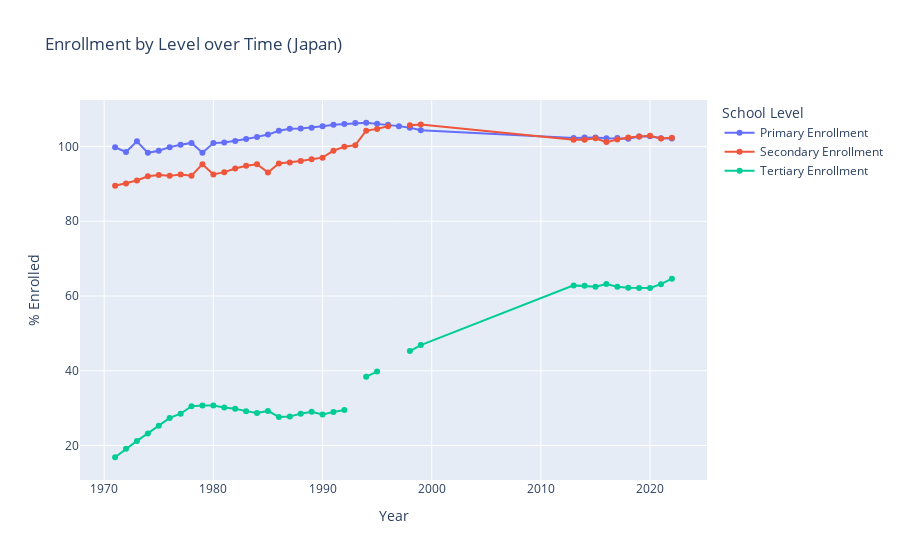

Write notebook code for a chart like this one.
### Markdown cell above
Japan Plotly Plot

### Code cell
df_long = df_japan.melt(
    id_vars=['Year'],
    value_vars=['Primary Enrollment', 'Secondary Enrollment', 'Tertiary Enrollment'],
    var_name='Level',
    value_name='Enrollment'
)

fig = px.line(
    df_long,
    x='Year',
    y='Enrollment',
    color='Level',
    markers=True,
    title='Enrollment by Level over Time (Japan)',
    labels={'Enrollment':'% Enrolled','Level':'School Level'}
)

fig.update_layout(hovermode='x unified')
fig.show()

### Figure 1 — Plotly figure (JSON) as saved in the notebook; plotly's stock layout.template omitted (floating-point values rounded to 4 significant figures)
{"data": [{"hovertemplate": "School Level=Primary Enrollment<br>Year=%{x}<br>% Enrolled=%{y}<extra></extra>", "legendgroup": "Primary Enrollment", "line": {"color": "#636efa", "dash": "solid"}, "marker": {"symbol": "circle"}, "mode": "lines+markers", "name": "Primary Enrollment", "orientation": "v", "showlegend": true, "type": "scatter", "x": [1971, 1972, 1973, 1974, 1975, 1976, 1977, 1978, 1979, 1980, 1981, 1982, 1983, 1984, 1985, 1986, 1987, 1988, 1989, 1990, 1991, 1992, 1993, 1994, 1995, 1996, 1997, 1998, 1999, 2013, 2014, 2015, 2016, 2017, 2018, 2019, 2020, 2021, 2022], "xaxis": "x", "y": [99.77, 98.52, 101.4, 98.3, 98.87, 99.83, 100.5, 101.0, 98.35, 100.9, 101.1, 101.5, 102.0, 102.6, 103.2, 104.2, 104.7, 104.8, 105.0, 105.4, 105.8, 106.0, 106.3, 106.3, 106.1, 105.8, 105.4, 105.0, 104.3, 102.3, 102.4, 102.4, 102.2, 102.3, 102.1, 102.7, 102.7, 102.2, 102.2], "yaxis": "y"}, {"hovertemplate": "School Level=Secondary Enrollment<br>Year=%{x}<br>% Enrolled=%{y}<extra></extra>", "legendgroup": "Secondary Enrollment", "line": {"color": "#EF553B", "dash": "solid"}, "marker": {"symbol": "circle"}, "mode": "lines+markers", "name": "Secondary Enrollment", "orientation": "v", "showlegend": true, "type": "scatter", "x": [1971, 1972, 1973, 1974, 1975, 1976, 1977, 1978, 1979, 1980, 1981, 1982, 1983, 1984, 1985, 1986, 1987, 1988, 1989, 1990, 1991, 1992, 1993, 1994, 1995, 1996, 1997, 1998, 1999, 2013, 2014, 2015, 2016, 2017, 2018, 2019, 2020, 2021, 2022], "xaxis": "x", "y": [89.5, 90.11, 90.92, 92.03, 92.36, 92.14, 92.52, 92.17, 95.27, 92.51, 93.13, 94.12, 94.83, 95.26, 93.06, 95.43, 95.7, 96.09, 96.59, 97.02, 98.88, 99.94, 100.4, 104.2, 104.7, 105.4, null, 105.7, 105.9, 101.8, 101.8, 102.2, 101.2, 101.9, 102.4, 102.7, 102.8, 102.2, 102.3], "yaxis": "y"}, {"hovertemplate": "School Level=Tertiary Enrollment<br>Year=%{x}<br>% Enrolled=%{y}<extra></extra>", "legendgroup": "Tertiary Enrollment", "line": {"color": "#00cc96", "dash": "solid"}, "marker": {"symbol": "circle"}, "mode": "lines+markers", "name": "Tertiary Enrollment", "orientation": "v", "showlegend": true, "type": "scatter", "x": [1971, 1972, 1973, 1974, 1975, 1976, 1977, 1978, 1979, 1980, 1981, 1982, 1983, 1984, 1985, 1986, 1987, 1988, 1989, 1990, 1991, 1992, 1993, 1994, 1995, 1996, 1997, 1998, 1999, 2013, 2014, 2015, 2016, 2017, 2018, 2019, 2020, 2021, 2022], "xaxis": "x", "y": [16.86, 19.15, 21.24, 23.24, 25.26, 27.39, 28.5, 30.5, 30.73, 30.68, 30.18, 29.84, 29.19, 28.7, 29.26, 27.64, 27.78, 28.52, 29.0, 28.3, 28.97, 29.49, null, 38.42, 39.77, null, null, 45.26, 46.86, 62.84, 62.73, 62.47, 63.19, 62.46, 62.21, 62.12, 62.14, 63.17, 64.63], "yaxis": "y"}], "layout": {"hovermode": "x unified", "legend": {"title": {"text": "School Level"}, "tracegroupgap": 0}, "title": {"text": "Enrollment by Level over Time (Japan)"}, "xaxis": {"anchor": "y", "domain": [0, 1], "title": {"text": "Year"}}, "yaxis": {"anchor": "x", "domain": [0, 1], "title": {"text": "% Enrolled"}}}}
